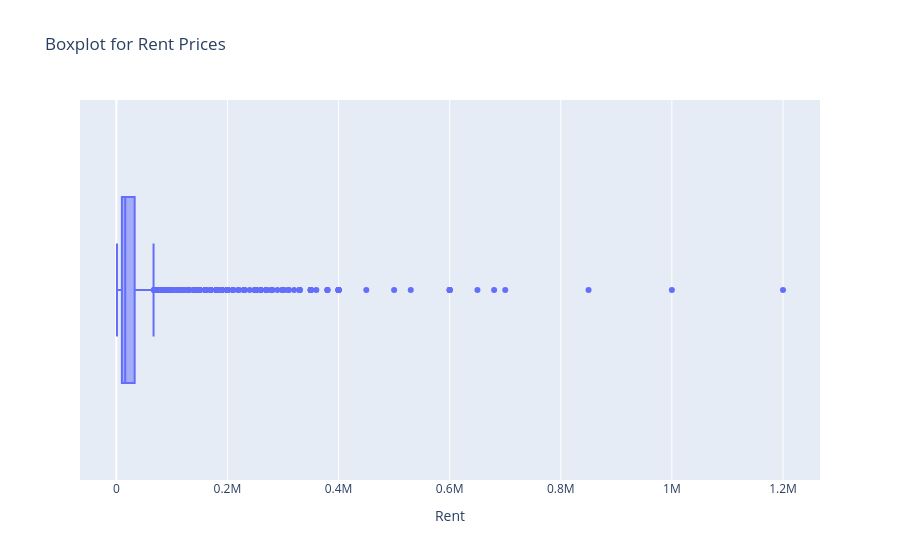

This figure's notebook cell:
### Markdown cell above
### Deleting the Outlier

### Code cell
rent_data.drop([1837], axis=0, inplace=True)

fig = px.box(rent_data, x="Rent",title='Boxplot for Rent Prices')
fig.show()

### Figure 1 — Plotly figure (JSON) as saved in the notebook; plotly's stock layout.template omitted (floating-point values rounded to 4 significant figures; data arrays with more than 128 entries replaced by an {"elided": "..."} marker saying what was removed)
{"data": [{"alignmentgroup": "True", "hovertemplate": "Rent=%{x}<extra></extra>", "legendgroup": "", "marker": {"color": "#636efa"}, "name": "", "notched": false, "offsetgroup": "", "orientation": "h", "showlegend": false, "type": "box", "x": {"elided": "4745 int values"}, "x0": " ", "xaxis": "x", "y0": " ", "yaxis": "y"}], "layout": {"boxmode": "group", "legend": {"tracegroupgap": 0}, "title": {"text": "Boxplot for Rent Prices"}, "xaxis": {"anchor": "y", "domain": [0, 1], "title": {"text": "Rent"}}, "yaxis": {"anchor": "x", "domain": [0, 1]}}}
